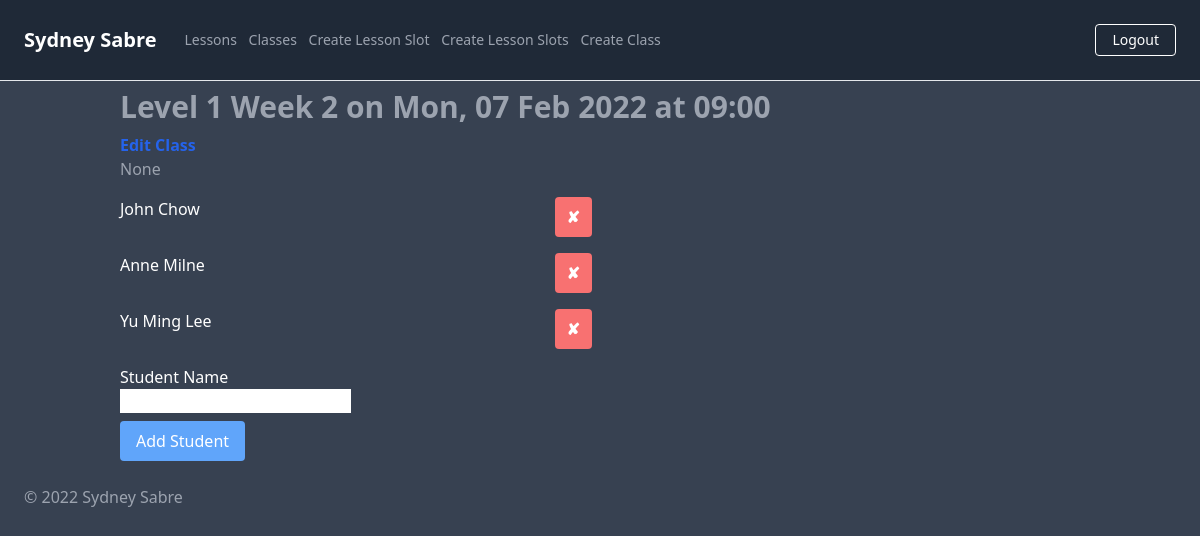
Page /classes/7 (signed in) on the committed database.
### app/models.py (models this page shows)
class ClassSlot(db.Model):
    __tablename__ = "class_slots"
    id = db.Column(db.Integer, primary_key=True)
    date = db.Column(db.Date, nullable=False)
    time = db.Column(db.Time, nullable=False)
    class_name = db.Column(db.String(250), nullable=True)
    class_description = db.Column(db.String(500), nullable=True)
    completed = db.Column(db.Boolean, default=False, nullable=True)
    students = db.relationship("Student")

class Student(db.Model):
    __tablename__ = "students"
    id = db.Column(db.Integer, primary_key=True)
    name = db.Column(db.String(250), nullable=True)
    paid = db.Column(db.Boolean, default=False, nullable=True)
    parent_id = db.Column(db.Integer, db.ForeignKey('class_slots.id'))

### app/routes.py (the view, shortened to what this page needs)
@app.route('/classes/<class_slot_id>', methods=["GET", "POST"])
def book_class(class_slot_id):
    form = BookingClassForm()
    class_slot = ClassSlot.query.get(class_slot_id)
    return render_template('class_slot.html', current_class=class_slot, form=form)

### app/forms.py
class BookingClassForm(FlaskForm):
    name = StringField("Student Name", validators=[DataRequired()])
    submit = SubmitField("Add Student")

### app/models.py (called while the page is built)
@login.user_loader
def load_user(id):
    return User.query.get(int(id))

### app/templates/class_slot.html (shortened to what this page needs)
{% extends 'base.html' %}
{% block title %}
{{ current_class.class_name }} on {{ current_class.date.strftime('%a, %d %b %Y') }} at {{ current_class.time.strftime('%H:%M') }}
{% endblock %}
{% block content %}
    <div class="container">
        <h1 class="text-gray-400 my-2 text-3xl font-bold">{{ self.title() }}</h1>
        <a class="text-blue-600 hover:text-blue-200 font-bold"
            href="{{ url_for('edit_class', class_slot_id=current_class.id) }}">
            Edit Class
        </a>
        <p class="text-gray-400">
            {{ current_class.class_description }}
        </p>
        {% for student in current_class.students %}
        <div class="flex mr-auto my-4 w-full md:w-3/4 lg:w-1/2">
            <div class="flex grow">
                <p class="text-white">
                    {{ student.name }}
                </p>
            </div>
            <div class="flex">
                <a class="bg-red-400 hover:bg-red-200 text-white font-bold mx-2 px-3 py-2 rounded"
                href="{{url_for('delete_student', student_id=student.id)}}">
                ✘
                </a>
            </div>
        </div>
        {% endfor %}
        <form action="" method="post" novalidate>
            <div class="my-2">
                <p class="text-white">
                    {{ form.name.label }}
                </p>
                <p>
                    {{ form.name }}
                </p>
            </div>
            <button class="bg-blue-400 hover:bg-blue-200 text-white font-bold py-2 px-4 rounded">{{ form.submit() }}</button>
        </form>
    </div>
{% endblock %}

### app/static/css/main.css (style rules this page uses)
html { line-height: 1.5; -webkit-text-size-adjust: 100%; -moz-tab-size: 4; -o-tab-size: 4; tab-size: 4; font-family: ui-sans-serif, system-ui, -apple-system, BlinkMacSystemFont, "Segoe UI", Roboto, "Helvetica Neue", Arial, "Noto Sans", sans-serif, "Apple Color Emoji", "Segoe UI Emoji", "Segoe UI Symbol", "Noto Color Emoji"; }
body { margin: 0; line-height: inherit; }
h1, h2, h3, h4, h5, h6 { font-size: inherit; font-weight: inherit; }
a { color: inherit; text-decoration: inherit; }
button, input, optgroup, select, textarea { font-family: inherit; font-size: 100%; line-height: inherit; color: inherit; margin: 0; padding: 0; }
button, select { text-transform: none; }
button, [type='button'], [type='reset'], [type='submit'] { -webkit-appearance: button; background-color: transparent; background-image: none; }
blockquote, dl, dd, h1, h2, h3, h4, h5, h6, hr, figure, p, pre { margin: 0; }
input::placeholder, textarea::placeholder { opacity: 1; color: #9ca3af; }
button, [role="button"] { cursor: pointer; }
.container { width: 100%; margin-right: auto; margin-left: auto; padding-right: 2rem; padding-left: 2rem; }
@media (min-width: 640px) { .container { max-width: 640px; } }
@media (min-width: 768px) { .container { max-width: 768px; } }
@media (min-width: 1024px) { .container { max-width: 1024px; } }
.my-2 { margin-top: 0.5rem; margin-bottom: 0.5rem; }
.my-4 { margin-top: 1rem; margin-bottom: 1rem; }
.mx-2 { margin-left: 0.5rem; margin-right: 0.5rem; }
.mr-auto { margin-right: auto; }
.flex { display: flex; }
.w-full { width: 100%; }
.grow { flex-grow: 1; }
.rounded { border-radius: 0.25rem; }
.bg-gray-700 { --tw-bg-opacity: 1; background-color: rgb(55 65 81 / var(--tw-bg-opacity)); }
.bg-blue-400 { --tw-bg-opacity: 1; background-color: rgb(96 165 250 / var(--tw-bg-opacity)); }
.bg-red-400 { --tw-bg-opacity: 1; background-color: rgb(248 113 113 / var(--tw-bg-opacity)); }
.px-4 { padding-left: 1rem; padding-right: 1rem; }
.py-2 { padding-top: 0.5rem; padding-bottom: 0.5rem; }
.px-3 { padding-left: 0.75rem; padding-right: 0.75rem; }
.text-3xl { font-size: 1.875rem; line-height: 2.25rem; }
.font-bold { font-weight: 700; }
.text-white { --tw-text-opacity: 1; color: rgb(255 255 255 / var(--tw-text-opacity)); }
.text-gray-400 { --tw-text-opacity: 1; color: rgb(156 163 175 / var(--tw-text-opacity)); }
.text-blue-600 { --tw-text-opacity: 1; color: rgb(37 99 235 / var(--tw-text-opacity)); }
@media (min-width: 768px) { .md\:w-3\/4 { width: 75%; } }
@media (min-width: 1024px) { .lg\:w-1\/2 { width: 50%; } }

### rows in the picture
ClassSlot: class_name "Level 1 Week 2", date "Mon, 07 Feb 2022", time "09:00", class_description "None"
Student: name "John Chow"
Student: name "Anne Milne"
Student: name "Yu Ming Lee"
